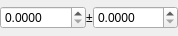
<?xml version="1.0" encoding="UTF-8"?>
<ui version="4.0">
 <class>Form</class>
 <widget class="QWidget" name="Form">
  <property name="geometry">
   <rect>
    <x>0</x>
    <y>0</y>
    <width>178</width>
    <height>36</height>
   </rect>
  </property>
  <property name="windowTitle">
   <string>Form</string>
  </property>
  <layout class="QHBoxLayout" name="horizontalLayout">
   <property name="spacing">
    <number>0</number>
   </property>
   <property name="leftMargin">
    <number>0</number>
   </property>
   <property name="topMargin">
    <number>0</number>
   </property>
   <property name="rightMargin">
    <number>0</number>
   </property>
   <property name="bottomMargin">
    <number>0</number>
   </property>
   <item>
    <widget class="QDoubleSpinBox" name="valueDoubleSpinBox">
     <property name="decimals">
      <number>4</number>
     </property>
    </widget>
   </item>
   <item>
    <widget class="QLabel" name="label">
     <property name="sizePolicy">
      <sizepolicy hsizetype="Maximum" vsizetype="Preferred">
       <horstretch>0</horstretch>
       <verstretch>0</verstretch>
      </sizepolicy>
     </property>
     <property name="text">
      <string>±</string>
     </property>
    </widget>
   </item>
   <item>
    <widget class="QDoubleSpinBox" name="uncertaintyDoubleSpinBox">
     <property name="decimals">
      <number>4</number>
     </property>
    </widget>
   </item>
  </layout>
 </widget>
 <resources/>
 <connections/>
</ui>
